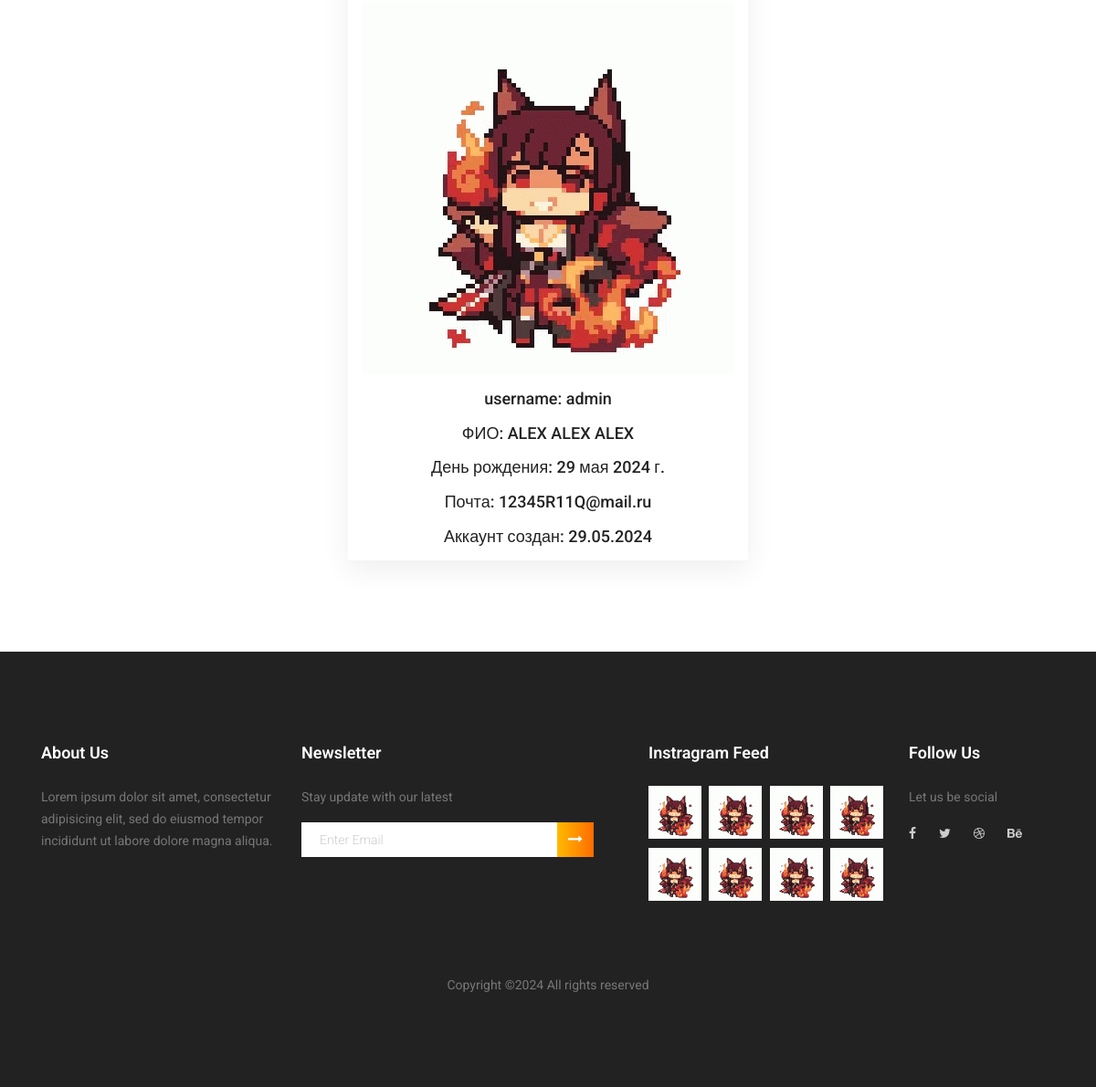
The page /profile/ (signed in, lower part) on the database as committed earlier.
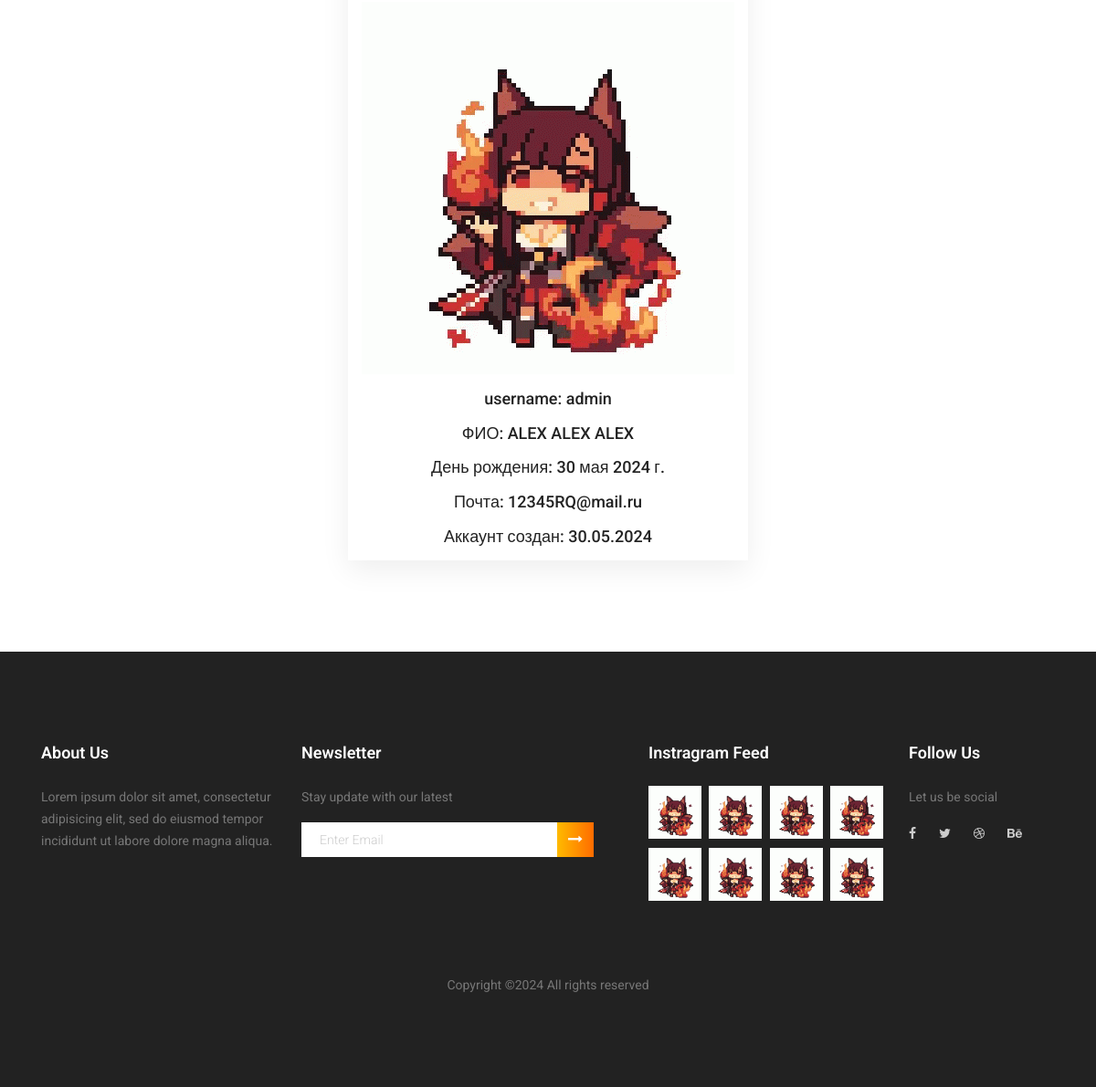
The same page on the database as committed later.
### reguser/models.py (models this page shows, shortened)
class CustomUser(AbstractUser):
    username = models.CharField(max_length=35, unique=True)
    full_name = models.CharField(max_length=150, verbose_name='ФИО', blank=True, null=True)
    birthday = models.DateField(verbose_name='Дата рождения', blank=True, null=True)
    email = models.EmailField(verbose_name='email', blank=True)
    image = models.ImageField(verbose_name='фото', upload_to='profile/%Y/%m', blank=True)
    created_at = models.DateTimeField(auto_now_add=True)
    objects = CustomUserManager()
    class Meta:
        verbose_name_plural = 'Профили пользователей'

### reguser/views.py (the view)
# urls.py: path('', ProfileView.as_view(), name='profile'),
class ProfileView(LoginRequiredMixin, TemplateView):
    model = CustomUser
    template_name = 'profile.html'
    def get_context_data(self, **kwargs):
        context = super().get_context_data(**kwargs)
        context['customuser'] = self.request.user
        return context

### reguser/templates/profile.html (shortened to what this page needs)
{% extends "base.html" %}
{% load static %}
{% block content %}
	<section class="register_box_area section_gap">
		<div class="register_container">
			<div class="row">
				<div class="my-col-lg-6">
					<div class="register_form_inner">
						<div class="col-md-12 form-group">
							{% if user.image %}
								<img class="img-fluid" src="{{ user.image.url }}" alt="{{ user.username }}">
							{% endif %}
						</div>
						<div class="col-md-12 form-group">
							<h4>username: {{ user.username }}</h4>
						</div>
						<div class="col-md-12 form-group">
							<h4>ФИО: {{ user.full_name }}</h4>
						</div>
						<div class="col-md-12 form-group">
							{% if user.birthday %}
								<h4>День рождения: {{ user.birthday }}</h4>
							{% endif %}
						</div>
						<div class="col-md-12 form-group">
							{% if user.email %}
								<h4>Почта: {{ user.email }}</h4>
							{% endif %}
						</div>
						<div class="col-md-12 form-group">
							<h4>Аккаунт создан: {{ user.created_at|date:"d.m.Y" }}</h4>
						</div>
					</div>
				</div>
			</div>
		</div>
	</section>
{% endblock content %}

Rows that differ between the two databases and show on the page:
changed CustomUser "admin": birthday "29 мая 2024 г." → "30 мая 2024 г."; email "12345R11Q@mail.ru" → "12345RQ@mail.ru"; created_at "29.05.2024" → "30.05.2024"
